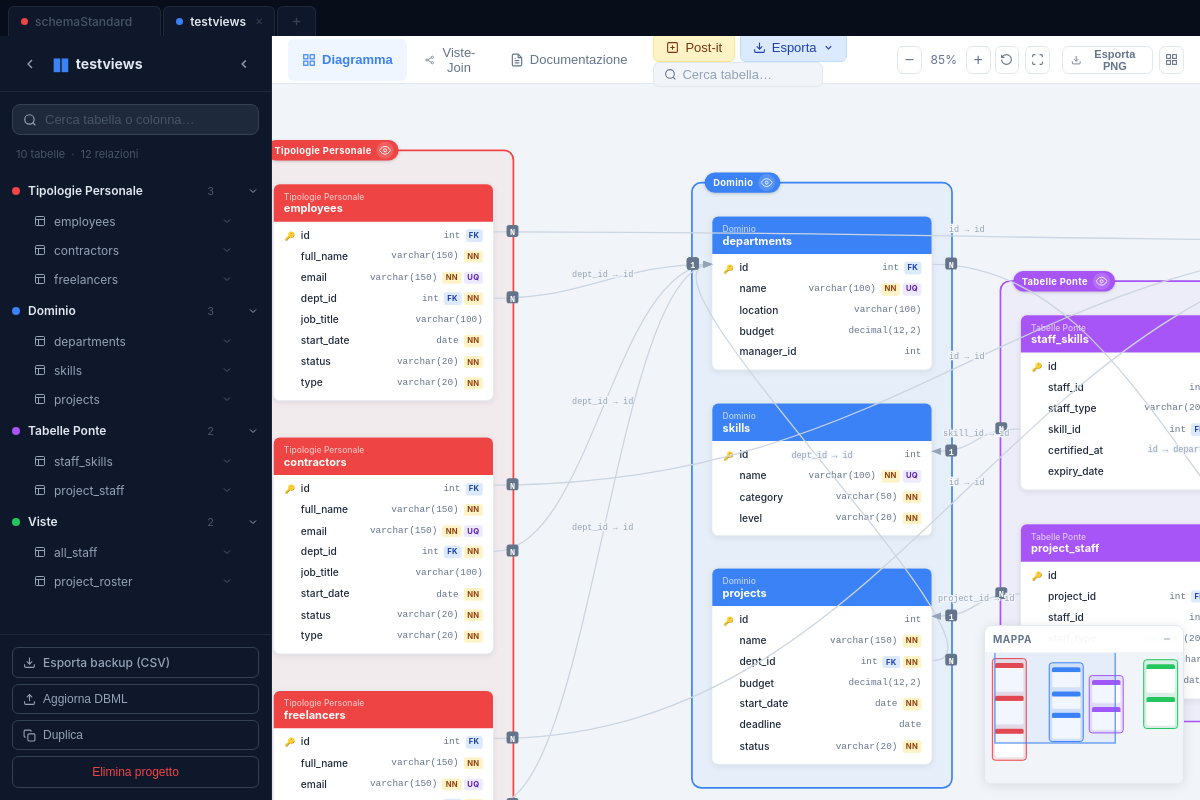
Page /project/08c39387 on the earlier database version.
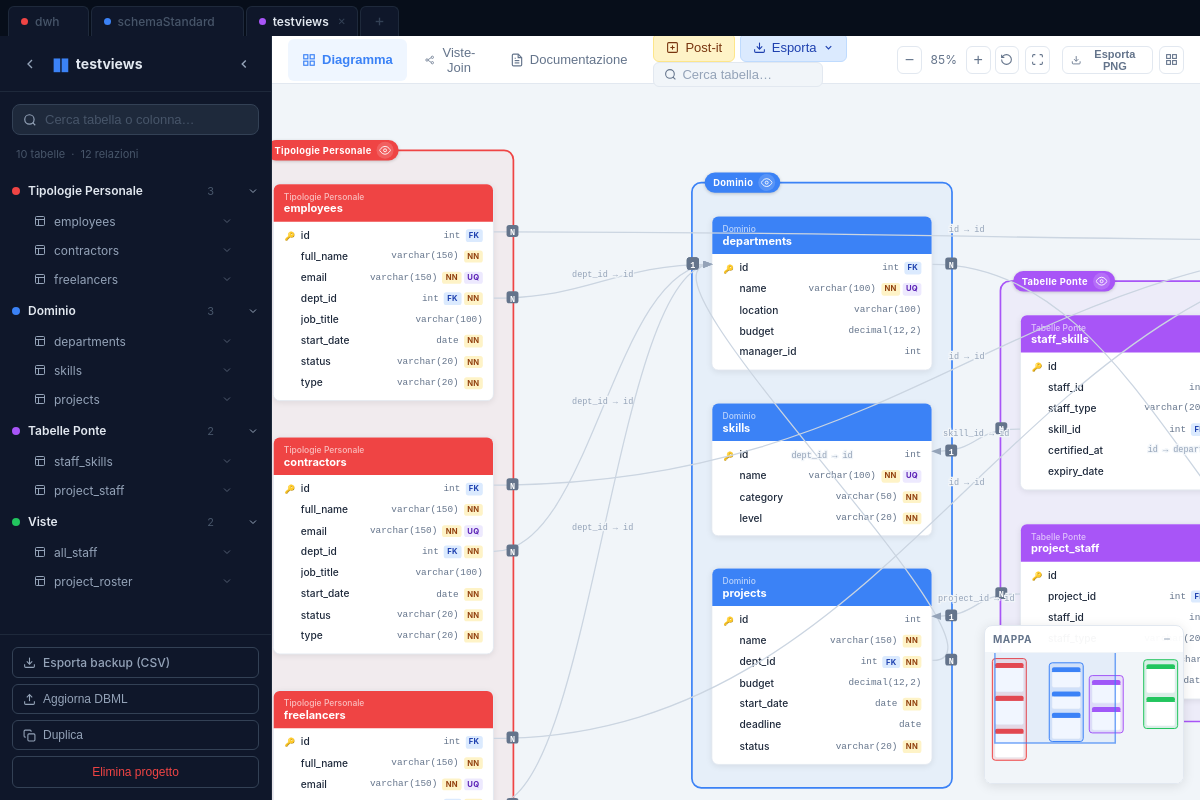
Same page on the later database version.
### models.py (models this page shows)
class Project(Base):
    __tablename__ = "projects"
    id:              Mapped[str]            = mapped_column(String(16), primary_key=True)
    name:            Mapped[str]            = mapped_column(String(255), nullable=False)
    tables_data:     Mapped[str]            = mapped_column(Text, default="{}")
    groups_data:     Mapped[str]            = mapped_column(Text, default="{}")
    refs_data:       Mapped[str]            = mapped_column(Text, default="[]")
    ungrouped_data:  Mapped[str]            = mapped_column(Text, default="[]")
    saved_positions:  Mapped[str]           = mapped_column(Text, default="{}")
    notes_data:       Mapped[str]           = mapped_column(Text, default="[]")   # post-it notes
    markdown_notes:   Mapped[Optional[str]] = mapped_column(Text, default="")
    column_notes_data: Mapped[str]          = mapped_column(Text, default="{}")   # "table::col" → note
    enums_data:        Mapped[str]          = mapped_column(Text, default="[]")   # enum definitions from DBML
    views_data:        Mapped[str]          = mapped_column(Text, default="[]")   # saved join views
    doc_notes_data:    Mapped[str]          = mapped_column(Text, default="[]")   # multi-note docs
    table_notes_data:  Mapped[str]          = mapped_column(Text, default="{}")   # tname → table note override
    created_at:      Mapped[Optional[datetime]] = mapped_column(
        DateTime, server_default=func.now()
    )

### main.py (the view)
@app.get("/project/{pid}", response_class=HTMLResponse)
async def project_view(request: Request, pid: str, db: Session = Depends(get_db)):
    project      = _to_dict(_get_or_404(db, pid))
    all_projects = [_to_dict_minimal(p) for p in db.query(Project).order_by(Project.name).all()]
    return templates.TemplateResponse("project.html", {
        "request":      request,
        "project":      project,
        "project_json": json.dumps(project),
        "all_projects": all_projects,
    })

### templates/project.html (shortened to what the changed rows need)
<!DOCTYPE html>
<html lang="it">
<head>
  <link rel="stylesheet" href="/static/css/base.css" />
  <link rel="stylesheet" href="/static/css/layout.css" />
  <link rel="stylesheet" href="/static/css/sidebar.css" />
  <link rel="stylesheet" href="/static/css/diagram.css" />
  <link rel="stylesheet" href="/static/css/docs.css" />
  <link rel="stylesheet" href="/static/css/notes.css" />
  <link rel="stylesheet" href="/static/css/joinview.css" />
  <link rel="stylesheet" href="https://cdn.jsdelivr.net/npm/easymde/dist/easymde.min.css" />
</head>
<body class="project-page">
<div class="project-tabs" id="projectTabs">
  {% for p in all_projects %}
  <div class="project-tab{% if p.id == project.id %} active{% endif %}" data-id="{{ p.id }}" title="{{ p.name }}">
    <a href="/project/{{ p.id }}" class="tab-link">
      <span class="tab-dot" style="background:{{ ['#ef4444','#3b82f6','#a855f7','#22c55e','#f59e0b','#06b6d4','#f97316','#ec4899'][loop.index0 % 8] }}"></span>
      <span class="tab-name">{{ p.name }}</span>
    </a>
    <button class="tab-close"
            data-active="{{ 'true' if p.id == project.id else 'false' }}"
            title="Chiudi">&#10005;</button>
  </div>
  {% endfor %}
</div>
<div class="app-layout">
  <aside class="sidebar" id="sidebar">
    <div class="sidebar-brand">
      <span class="brand-name" id="brandName" title="Clicca per rinominare" onclick="startRename()">
        <span id="brandNameText">{{ project.name }}</span>
      </span>
    </div>
    <nav class="sidebar-nav" id="sidebarNav">
      {% set colors = ['#ef4444','#3b82f6','#a855f7','#22c55e','#f59e0b','#06b6d4','#f97316','#ec4899'] %}
      {% for group_name, table_names in project.groups.items() %}
      {% set ci = loop.index0 % 8 %}
      <div class="nav-group" data-group="{{ group_name }}">
        <div class="nav-group-header" onclick="toggleGroup(this)">
          <span class="nav-group-dot" style="background:{{ colors[ci] }}"></span>
          <span class="nav-group-name">{{ group_name }}</span>
          <span class="nav-group-count">{{ table_names | length }}</span>
          <svg class="nav-group-chevron" width="12" height="12" viewBox="0 0 24 24" fill="none" stroke="currentColor" stroke-width="2"><polyline points="6 9 12 15 18 9"/></svg>
        </div>
        <div class="nav-group-tables">
          {% for tname in table_names %}
          {% if tname in project.tables %}
          <div class="nav-table-wrapper">
            <div class="nav-table-item" onclick="toggleTableExpand(this, '{{ tname }}', event)" data-table="{{ tname }}">
              <svg width="12" height="12" viewBox="0 0 24 24" fill="none" stroke="currentColor" stroke-width="2"><rect x="3" y="3" width="18" height="18" rx="2"/><line x1="3" y1="9" x2="21" y2="9"/><line x1="9" y1="21" x2="9" y2="9"/></svg>
              <span>{{ project.tables[tname].name }}</span>
              <svg class="nav-table-chevron" width="12" height="12" viewBox="0 0 24 24" fill="none" stroke="currentColor" stroke-width="2"><polyline points="6 9 12 15 18 9"/></svg>
            </div>
          </div>
          {% endif %}
          {% endfor %}
        </div>
      </div>
      {% endfor %}
    </nav>
  </aside>
        {% set colors = ['#ef4444','#3b82f6','#a855f7','#22c55e','#f59e0b','#06b6d4','#f97316','#ec4899'] %}
</div>
</body>
</html>

Differences in the rows shown:
added Project: name "dwh"
